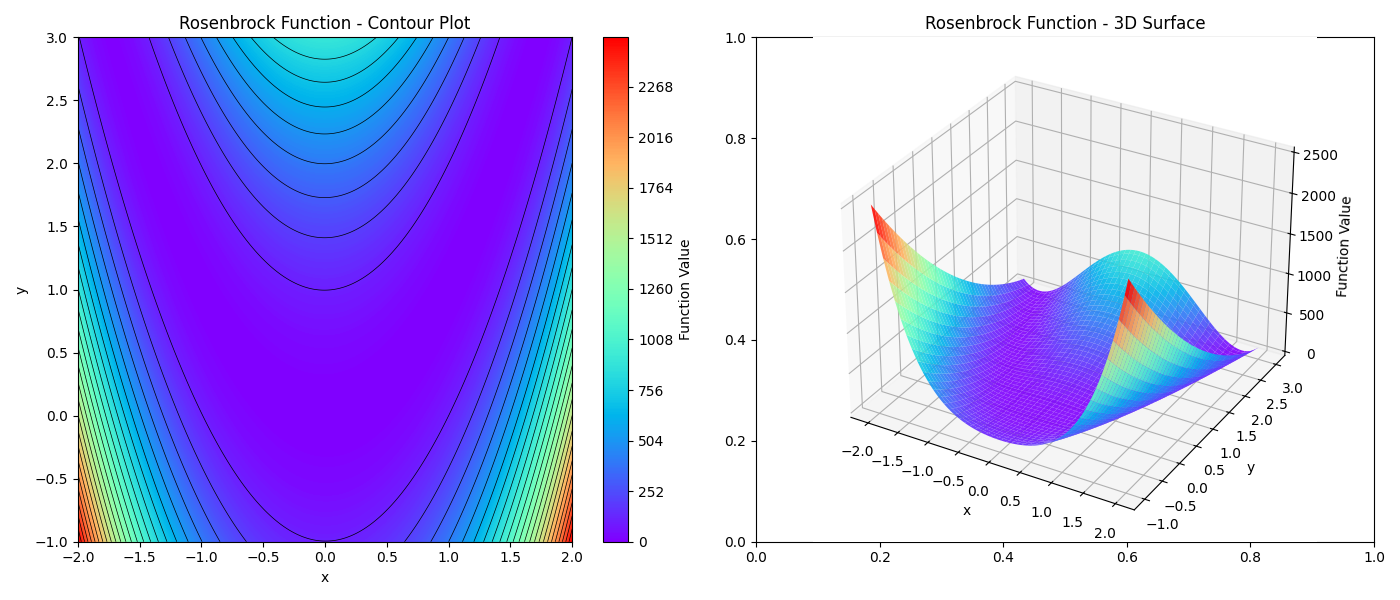

Here is the Python script that generated this plot:
import numpy as np
import matplotlib.pyplot as plt
from mpl_toolkits.mplot3d import Axes3D

# Define the Rosenbrock function
def rosenbrock_2d(x, y, a=1, b=100):
    return (a - x)**2 + b * (y - x**2)**2

# Create a grid of (x, y) values
x_vals = np.linspace(-2, 2, 1001)
y_vals = np.linspace(-1, 3, 1001)
X, Y = np.meshgrid(x_vals, y_vals)
Z = rosenbrock_2d(X, Y)

# Create figure with 2 subplots
fig, axes = plt.subplots(1, 2, figsize=(14, 6), subplot_kw={'projection': None})

# 2D Contour Plot
ax1 = axes[0]
contour = ax1.contourf(X, Y, Z, levels=500, cmap='rainbow') 
ax1.contour(X, Y, Z, levels=25, colors='black', linewidths=0.5)
fig.colorbar(contour, ax=ax1, label="Function Value")
ax1.set_title("Rosenbrock Function - Contour Plot")
ax1.set_xlabel("x")
ax1.set_ylabel("y")

# 3D Surface Plot
ax2 = fig.add_subplot(1, 2, 2, projection='3d')
ax2.plot_surface(X, Y, Z, cmap='rainbow', edgecolor='none', alpha=0.9)
ax2.set_title("Rosenbrock Function - 3D Surface")
ax2.set_xlabel("x")
ax2.set_ylabel("y")
ax2.set_zlabel("Function Value")

# Show the plots
plt.tight_layout()
plt.show()

# Save the plots as images
fig.savefig("rosenbrock.png")